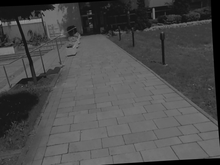
%> input picture lab13/L188Undistorted.png, 220 x 165 px, shrunk from 640 x 480 before the run
$ octave lab13_2.m   (GNU Octave 9; MATLAB toolbox functions it lacks are replaced by stand-ins)
%> lines starting %> are read from the running program, lines starting %| are printed output that depends on the picture
### lab13/motionEstES.m
function [motionVect] = motionEstES(imgP, imgI, mbSize, p)
% [motionVect] = motionEstES(imgP, imgI, mbSize, p),
%
% Wyznaczenie wektorow ruchu metoda pelnego przeszukiwania;
% imgP - obraz dla ktorego szukamy wektorow ruchu;
% imgI - obraz odniesienia;
% mbSize - rozmiar bloku;
% p - zakres poszukiwania;
% motionVect - wektory ruchu dla kolejnych blokow w kolejnosci od lewej do prawej i z gory na dol;
%
% Przyklad 18.3.
% m-plik (funkcyjny): motionEstES.m
%
% Cyfrowe przetwarzanie sygnalow. Podstawy, multimedia, transmisja. PWN, Warszawa, 2014.
% Rozdzial 18. Kompresja obrazow.
% Autor rozdzialu: Marek Domanski.
%
% Wiecej na stronie internetowej: http://teledsp.kt.agh.edu.pl
%
% Opracowanie przykladu: kwiecien 2014 r./MD.

[row, col] = size(imgI);
vectors = zeros(4,round(row*col/mbSize^2));
mbCount = 1;
for i = 1 : mbSize : row-mbSize+1
    for j = 1 : mbSize : col-mbSize+1
        cost=10^20;
        pos=[0 0];
        for m = -p : p
            for n = -p : p
                refBlkVer = i + m; % wiersz/wspolrzedna pioniowa;
                refBlkHor = j + n; % kolumna/wspolrzedna pozioma;
                if ( refBlkVer < 1 || refBlkVer+mbSize-1 > row || refBlkHor < 1 || refBlkHor+mbSize-1 > col)
                    continue;
                end
                % wyznaczenie kosztu:
                temp_cost = costFuncSAD(imgP(i:i+mbSize-1,j:j+mbSize-1),imgI(refBlkVer:refBlkVer+mbSize-1, refBlkHor:refBlkHor+mbSize-1));
                if (temp_cost < cost)
                    cost=temp_cost;
                    pos=[m n];
                end
            end
        end
        vectors(1,mbCount) = i;
        vectors(2,mbCount) = j;
        vectors(3,mbCount) = pos(1); % wiersz/wspolrzedna pioniowa
        vectors(4,mbCount) = pos(2); % kolumna/wspolrzedna pozioma
        mbCount = mbCount + 1;
    end
end
motionVect = vectors;

% KONIEC PRZYKLADU 18.3.

### lab13/lab13_2.m
clear all; close all;

L=double((imread('L188Undistorted.png')));
%> L: size 165x220 double; min 0, max 151, mean 76.1; mean of the top-left, top-right, bottom-left and bottom-right quarters 70.5, 55.8, 83.1, 94.6
P=double((imread('P188Undistorted.png')));
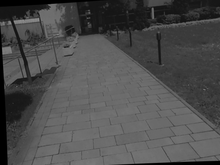
%> input picture lab13/P188Undistorted.png, 220 x 165 px, shrunk from 640 x 480 before the run
%> P: size 165x220 double; min 0, max 145, mean 77.3; mean of the top-left, top-right, bottom-left and bottom-right quarters 70.4, 57.9, 85, 95.7

% L = double(rgb2gray(imread('kaczka1.jpg')));
% P = double(rgb2gray(imread('kaczka2.jpg')));
figure
subplot(121); imshow(L,[]);
subplot(122); imshow(P,[]);

wektory=motionEstES(P,L,32,64); %rozmiar bloku, zakres poszukiwania
%> after the loop in motionEstES, `for i = 1 : mbSize : row-mbSize+1`: mbCount = 31; vectors = 35 columns, first 8: [1 1 1 1 1 1 33 33; 1 33 65 97 129 161 1 33; 0 0 0 0 0 0 0 0; 5 2 2 2 1 1 5 3]
%> in motionEstES, `motionVect = vectors;`: motionVect has the same summary as vectors
%> wektory has the same summary as vectors in motionEstES
figure
imshow(L,[]);
hold on;
quiver(wektory(2,:),wektory(1,:),wektory(4,:),wektory(3,:),'m');
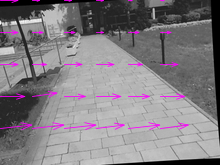
%> figure redrawn from the program's plot data
